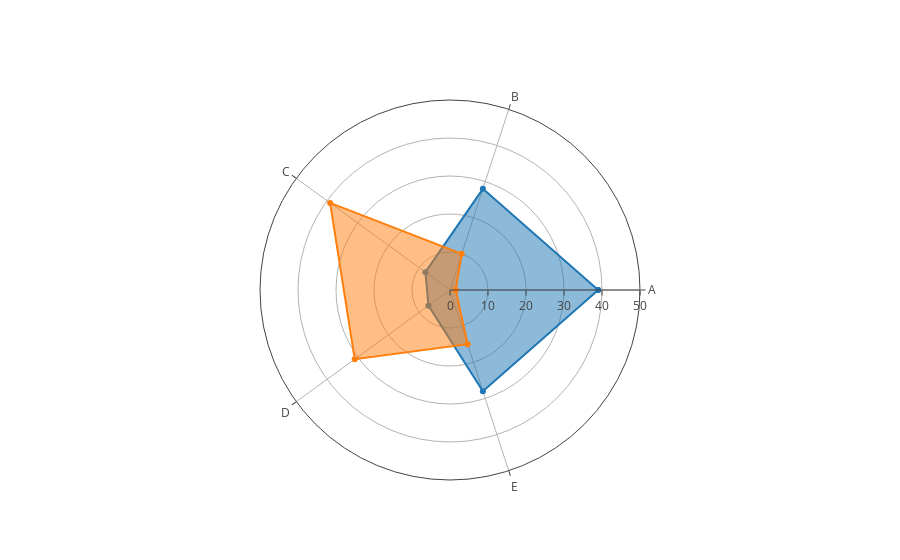

Write notebook code for a chart like this one.
### Markdown cell above
# Basic Radar Chart

### Code cell
data = [
    go.Scatterpolar(
        r = [39, 28, 8, 7, 28, 39],
        theta = ['A','B','C', 'D', 'E', 'A'],
        fill = 'toself',
        name = 'Group A'
    ),
    go.Scatterpolar(
        r = [1.5, 10, 39, 31, 15, 1.5],
        theta = ['A','B','C', 'D', 'E', 'A'],
        fill = 'toself',
        name = 'Group B'
    )
]

layout = go.Layout(
    polar = dict(
        radialaxis = dict(
            visible = True,
            range = [0, 50]
        )
      ),
    showlegend = False
)
fig = go.Figure(data=data, layout=layout)
plotly.offline.iplot(fig, filename = "radar")

### Figure 1 — Plotly figure (JSON) as saved in the notebook; plotly's stock layout.template omitted (floating-point values rounded to 4 significant figures)
{"data": [{"fill": "toself", "name": "Group A", "r": [39, 28, 8, 7, 28, 39], "theta": ["A", "B", "C", "D", "E", "A"], "type": "scatterpolar", "uid": "c020ecab-86d1-431d-b944-21e3ac8fd0a3"}, {"fill": "toself", "name": "Group B", "r": [1.5, 10, 39, 31, 15, 1.5], "theta": ["A", "B", "C", "D", "E", "A"], "type": "scatterpolar", "uid": "7a262f24-0679-474e-b6d1-21ef9c9130ac"}], "layout": {"polar": {"radialaxis": {"range": [0, 50], "visible": true}}, "showlegend": false}}
